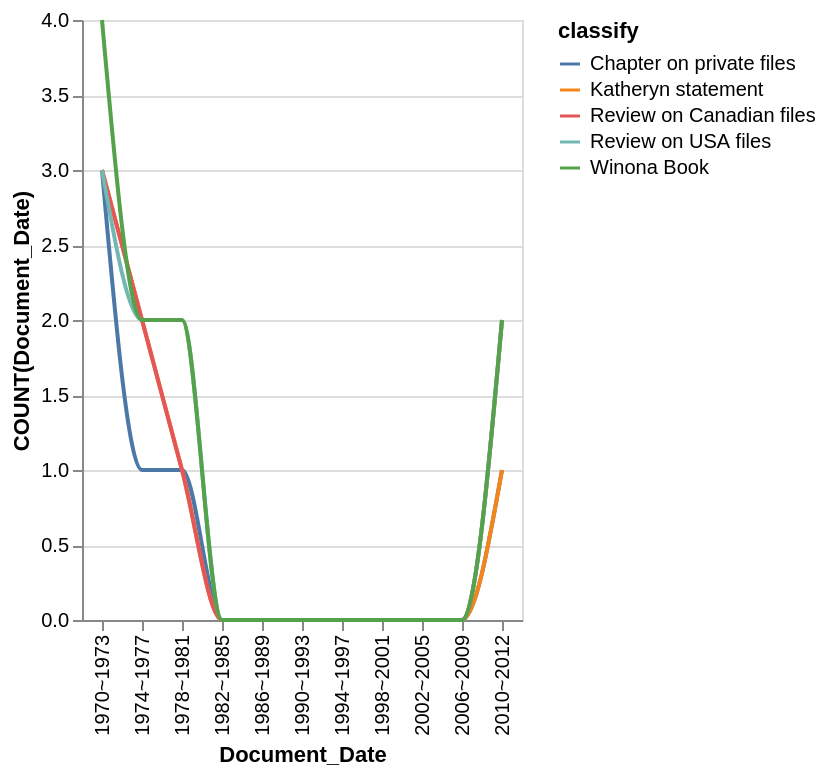

Write the Vega-Lite specification saved for this chart.
### Vega-Lite specification from a JSON file in a GitHub repository (floating-point values rounded to 4 significant figures)
{"data": {"values": [{"x_data": "1970~1973", "y_data": 3, "classify": "Chapter on private files"}, {"x_data": "1974~1977", "y_data": 1, "classify": "Chapter on private files"}, {"x_data": "1978~1981", "y_data": 1, "classify": "Chapter on private files"}, {"x_data": "1982~1985", "y_data": 0, "classify": "Chapter on private files"}, {"x_data": "1986~1989", "y_data": 0, "classify": "Chapter on private files"}, {"x_data": "1990~1993", "y_data": 0, "classify": "Chapter on private files"}, {"x_data": "1994~1997", "y_data": 0, "classify": "Chapter on private files"}, {"x_data": "1998~2001", "y_data": 0, "classify": "Chapter on private files"}, {"x_data": "2002~2005", "y_data": 0, "classify": "Chapter on private files"}, {"x_data": "2006~2009", "y_data": 0, "classify": "Chapter on private files"}, {"x_data": "2010~2012", "y_data": 1, "classify": "Chapter on private files"}, {"x_data": "1970~1973", "y_data": 3, "classify": "Katheryn statement"}, {"x_data": "1974~1977", "y_data": 2, "classify": "Katheryn statement"}, {"x_data": "1978~1981", "y_data": 1, "classify": "Katheryn statement"}, {"x_data": "1982~1985", "y_data": 0, "classify": "Katheryn statement"}, {"x_data": "1986~1989", "y_data": 0, "classify": "Katheryn statement"}, {"x_data": "1990~1993", "y_data": 0, "classify": "Katheryn statement"}, {"x_data": "1994~1997", "y_data": 0, "classify": "Katheryn statement"}, {"x_data": "1998~2001", "y_data": 0, "classify": "Katheryn statement"}, {"x_data": "2002~2005", "y_data": 0, "classify": "Katheryn statement"}, {"x_data": "2006~2009", "y_data": 0, "classify": "Katheryn statement"}, {"x_data": "2010~2012", "y_data": 1, "classify": "Katheryn statement"}, {"x_data": "1970~1973", "y_data": 3, "classify": "Review on Canadian files"}, {"x_data": "1974~1977", "y_data": 2, "classify": "Review on Canadian files"}, {"x_data": "1978~1981", "y_data": 1, "classify": "Review on Canadian files"}, {"x_data": "1982~1985", "y_data": 0, "classify": "Review on Canadian files"}, {"x_data": "1986~1989", "y_data": 0, "classify": "Review on Canadian files"}, {"x_data": "1990~1993", "y_data": 0, "classify": "Review on Canadian files"}, {"x_data": "1994~1997", "y_data": 0, "classify": "Review on Canadian files"}, {"x_data": "1998~2001", "y_data": 0, "classify": "Review on Canadian files"}, {"x_data": "2002~2005", "y_data": 0, "classify": "Review on Canadian files"}, {"x_data": "2006~2009", "y_data": 0, "classify": "Review on Canadian files"}, {"x_data": "2010~2012", "y_data": 2, "classify": "Review on Canadian files"}, {"x_data": "1970~1973", "y_data": 3, "classify": "Review on USA files"}, {"x_data": "1974~1977", "y_data": 2, "classify": "Review on USA files"}, {"x_data": "1978~1981", "y_data": 2, "classify": "Review on USA files"}, {"x_data": "1982~1985", "y_data": 0, "classify": "Review on USA files"}, {"x_data": "1986~1989", "y_data": 0, "classify": "Review on USA files"}, {"x_data": "1990~1993", "y_data": 0, "classify": "Review on USA files"}, {"x_data": "1994~1997", "y_data": 0, "classify": "Review on USA files"}, {"x_data": "1998~2001", "y_data": 0, "classify": "Review on USA files"}, {"x_data": "2002~2005", "y_data": 0, "classify": "Review on USA files"}, {"x_data": "2006~2009", "y_data": 0, "classify": "Review on USA files"}, {"x_data": "2010~2012", "y_data": 2, "classify": "Review on USA files"}, {"x_data": "1970~1973", "y_data": 4, "classify": "Winona Book"}, {"x_data": "1974~1977", "y_data": 2, "classify": "Winona Book"}, {"x_data": "1978~1981", "y_data": 2, "classify": "Winona Book"}, {"x_data": "1982~1985", "y_data": 0, "classify": "Winona Book"}, {"x_data": "1986~1989", "y_data": 0, "classify": "Winona Book"}, {"x_data": "1990~1993", "y_data": 0, "classify": "Winona Book"}, {"x_data": "1994~1997", "y_data": 0, "classify": "Winona Book"}, {"x_data": "1998~2001", "y_data": 0, "classify": "Winona Book"}, {"x_data": "2002~2005", "y_data": 0, "classify": "Winona Book"}, {"x_data": "2006~2009", "y_data": 0, "classify": "Winona Book"}, {"x_data": "2010~2012", "y_data": 2, "classify": "Winona Book"}]}, "mark": {"type": "line", "interpolate": "monotone"}, "encoding": {"x": {"field": "x_data", "type": "nominal", "title": "Document_Date", "sort": "ascending"}, "y": {"field": "y_data", "type": "quantitative", "title": "COUNT(Document_Date)"}, "color": {"field": "classify"}}}
